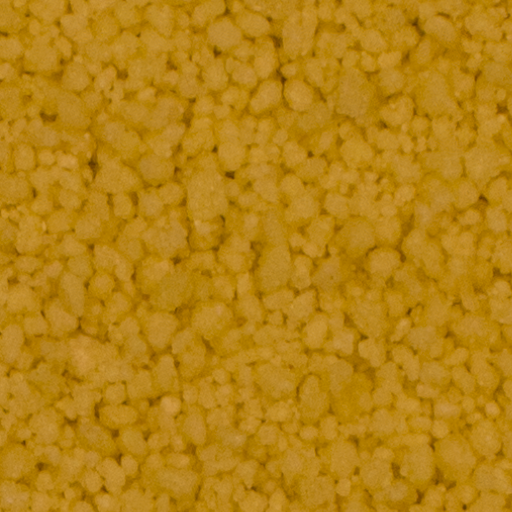
#> input picture Trabalho 4/textura1.png, 512 x 512 px, found by its file name
$ jupyter execute --allow-errors Trab4.ipynb
#> lines starting #> are read from the running program, lines starting #| are printed output that depends on the picture
[cell 1]
import cv2
import numpy as np
import matplotlib.pyplot as plt
from google.colab.patches import cv2_imshow
from skimage import feature
import gc

[cell 2]
def lbp(image, num_vizinhos, raio):
  lbp = feature.local_binary_pattern(image, num_vizinhos, raio)
  lbp = np.float32(lbp)
  lbp_hist = cv2.calcHist([lbp],[0],None,[256],(0,256))
  lbp_hist /= lbp_hist.sum() + 1e-9
  return lbp, lbp_hist

[cell 3]
def compareHistChiSqr(image1, image2):
  lbp = feature.local_binary_pattern(image, 8, 1)
  lbp = np.float32(lbp)
  lbp_hist = cv2.calcHist([lbp],[0],None,[256],(0,256))
  lbp_hist /= lbp_hist.sum() + 1e-9

  lbp2 = feature.local_binary_pattern(img, 8, 1)
  lbp2 = np.float32(lbp2)
  lbp2_hist = cv2.calcHist([lbp2],[0],None,[256],(0,256))
  lbp2_hist /= lbp2_hist.sum() + 1e-9

  return cv2.compareHist(lbp_hist, lbp2_hist, cv2.HISTCMP_CHISQR)

#> (a cell that did not finish here is left out)

[cell 5]
img = cv2.imread("/content/textura1.png", cv2.IMREAD_GRAYSCALE)
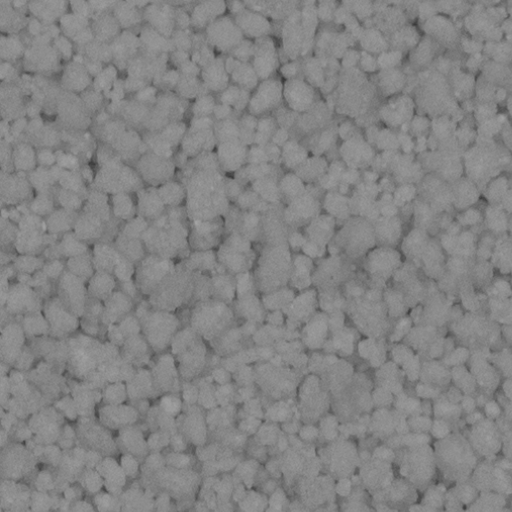
#> img: shape (512, 512); min 57, max 164, mean 132
img2 = cv2.imread("/content/textura3.png", cv2.IMREAD_GRAYSCALE)
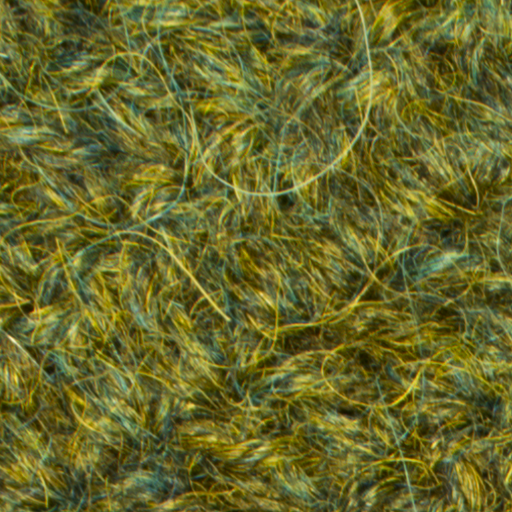
#> input picture Trabalho 4/textura3.png, 512 x 512 px, found by its file name
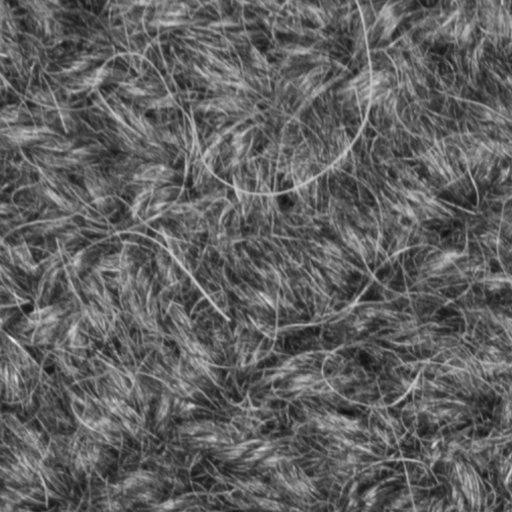
#> img2: shape (512, 512); min 16, max 238, mean 96.2


plt.figure()
plt.title("Grayscale Histogram")
plt.xlabel("")
plt.ylabel("% of Pixels")
#> (the rest of this cell did not finish here and is left out)
